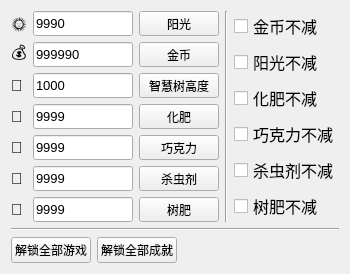
      <widget class="QWidget" name="tab">
       <attribute name="title">
        <string>资源</string>
       </attribute>
       <layout class="QGridLayout" name="gridLayout_3">
        <item row="0" column="0">
         <layout class="QHBoxLayout" name="horizontalLayout_3">
          <item>
           <layout class="QVBoxLayout" name="verticalLayout">
            <item>
             <widget class="QLabel" name="label">
              <property name="sizePolicy">
               <sizepolicy hsizetype="Fixed" vsizetype="Preferred">
                <horstretch>0</horstretch>
                <verstretch>0</verstretch>
               </sizepolicy>
              </property>
              <property name="minimumSize">
               <size>
                <width>0</width>
                <height>0</height>
               </size>
              </property>
              <property name="maximumSize">
               <size>
                <width>16777215</width>
                <height>25</height>
               </size>
              </property>
              <property name="font">
               <font>
                <family>Arial</family>
                <pointsize>12</pointsize>
                <weight>50</weight>
                <bold>false</bold>
               </font>
              </property>
              <property name="toolTipDuration">
               <number>0</number>
              </property>
              <property name="text">
               <string>🌞</string>
              </property>
              <property name="alignment">
               <set>Qt::AlignCenter</set>
              </property>
             </widget>
            </item>
            <item>
             <widget class="QLabel" name="label_2">
              <property name="sizePolicy">
               <sizepolicy hsizetype="Fixed" vsizetype="Preferred">
                <horstretch>0</horstretch>
                <verstretch>0</verstretch>
               </sizepolicy>
              </property>
              <property name="minimumSize">
               <size>
                <width>0</width>
                <height>0</height>
               </size>
              </property>
              <property name="maximumSize">
               <size>
                <width>16777215</width>
                <height>25</height>
               </size>
              </property>
              <property name="font">
               <font>
                <family>Arial</family>
                <pointsize>12</pointsize>
                <weight>50</weight>
                <bold>false</bold>
               </font>
              </property>
              <property name="text">
               <string>💰</string>
              </property>
              <property name="alignment">
               <set>Qt::AlignCenter</set>
              </property>
             </widget>
            </item>
            <item>
             <widget class="QLabel" name="label_3">
              <property name="sizePolicy">
               <sizepolicy hsizetype="Fixed" vsizetype="Preferred">
                <horstretch>0</horstretch>
                <verstretch>0</verstretch>
               </sizepolicy>
              </property>
              <property name="minimumSize">
               <size>
                <width>0</width>
                <height>0</height>
               </size>
              </property>
              <property name="maximumSize">
               <size>
                <width>16777215</width>
                <height>25</height>
               </size>
              </property>
              <property name="font">
               <font>
                <family>Arial</family>
                <pointsize>12</pointsize>
                <weight>50</weight>
                <bold>false</bold>
               </font>
              </property>
              <property name="text">
               <string>🌳</string>
              </property>
              <property name="alignment">
               <set>Qt::AlignCenter</set>
              </property>
             </widget>
            </item>
            <item>
             <widget class="QLabel" name="label_4">
              <property name="sizePolicy">
               <sizepolicy hsizetype="Fixed" vsizetype="Preferred">
                <horstretch>0</horstretch>
                <verstretch>0</verstretch>
               </sizepolicy>
              </property>
              <property name="minimumSize">
               <size>
                <width>0</width>
                <height>0</height>
               </size>
              </property>
              <property name="maximumSize">
               <size>
                <width>16777215</width>
                <height>25</height>
               </size>
              </property>
              <property name="font">
               <font>
                <family>Arial</family>
                <pointsize>12</pointsize>
                <weight>50</weight>
                <bold>false</bold>
               </font>
              </property>
              <property name="text">
               <string>🌱</string>
              </property>
              <property name="textFormat">
               <enum>Qt::AutoText</enum>
              </property>
              <property name="alignment">
               <set>Qt::AlignCenter</set>
              </property>
             </widget>
            </item>
            <item>
             <widget class="QLabel" name="label_5">
              <property name="sizePolicy">
               <sizepolicy hsizetype="Fixed" vsizetype="Preferred">
                <horstretch>0</horstretch>
                <verstretch>0</verstretch>
               </sizepolicy>
              </property>
              <property name="minimumSize">
               <size>
                <width>0</width>
                <height>0</height>
               </size>
              </property>
              <property name="maximumSize">
               <size>
                <width>16777215</width>
                <height>25</height>
               </size>
              </property>
              <property name="font">
               <font>
                <family>Arial</family>
                <pointsize>12</pointsize>
                <weight>50</weight>
                <bold>false</bold>
               </font>
              </property>
              <property name="text">
               <string>🍫</string>
              </property>
              <property name="alignment">
               <set>Qt::AlignCenter</set>
              </property>
             </widget>
            </item>
            <item>
             <widget class="QLabel" name="label_6">
              <property name="sizePolicy">
               <sizepolicy hsizetype="Fixed" vsizetype="Preferred">
                <horstretch>0</horstretch>
                <verstretch>0</verstretch>
               </sizepolicy>
              </property>
              <property name="minimumSize">
               <size>
                <width>0</width>
                <height>0</height>
               </size>
              </property>
              <property name="maximumSize">
               <size>
                <width>16777215</width>
                <height>25</height>
               </size>
              </property>
              <property name="font">
               <font>
                <family>Arial</family>
                <pointsize>12</pointsize>
                <weight>50</weight>
                <bold>false</bold>
               </font>
              </property>
              <property name="text">
               <string>🐛</string>
              </property>
              <property name="alignment">
               <set>Qt::AlignCenter</set>
              </property>
             </widget>
            </item>
            <item>
             <widget class="QLabel" name="label_7">
              <property name="sizePolicy">
               <sizepolicy hsizetype="Fixed" vsizetype="Preferred">
                <horstretch>0</horstretch>
                <verstretch>0</verstretch>
               </sizepolicy>
              </property>
              <property name="minimumSize">
               <size>
                <width>0</width>
                <height>0</height>
               </size>
              </property>
              <property name="maximumSize">
               <size>
                <width>16777215</width>
                <height>25</height>
               </size>
              </property>
              <property name="font">
               <font>
                <family>Arial</family>
                <pointsize>12</pointsize>
                <weight>50</weight>
                <bold>false</bold>
               </font>
              </property>
              <property name="text">
               <string>🌲</string>
              </property>
              <property name="alignment">
               <set>Qt::AlignCenter</set>
              </property>
             </widget>
            </item>
           </layout>
          </item>
          <item>
           <layout class="QVBoxLayout" name="verticalLayout_2">
            <item>
             <widget class="QLineEdit" name="lineEdit">
              <property name="minimumSize">
               <size>
                <width>0</width>
                <height>25</height>
               </size>
              </property>
              <property name="maximumSize">
               <size>
                <width>100</width>
                <height>16777215</height>
               </size>
              </property>
              <property name="font">
               <font>
                <family>Arial</family>
                <pointsize>10</pointsize>
                <weight>50</weight>
                <bold>false</bold>
               </font>
              </property>
              <property name="toolTip">
               <string>0~9990</string>
              </property>
              <property name="text">
               <string>9990</string>
              </property>
              <property name="placeholderText">
               <string/>
              </property>
             </widget>
            </item>
            <item>
             <widget class="QLineEdit" name="lineEdit_2">
              <property name="minimumSize">
               <size>
                <width>0</width>
                <height>25</height>
               </size>
              </property>
              <property name="maximumSize">
               <size>
                <width>100</width>
                <height>16777215</height>
               </size>
              </property>
              <property name="font">
               <font>
                <family>Arial</family>
                <pointsize>10</pointsize>
                <weight>50</weight>
                <bold>false</bold>
               </font>
              </property>
              <property name="toolTip">
               <string>0~999990</string>
              </property>
              <property name="text">
               <string>999990</string>
              </property>
              <property name="placeholderText">
               <string/>
              </property>
             </widget>
            </item>
            <item>
             <widget class="QLineEdit" name="lineEdit_3">
              <property name="minimumSize">
               <size>
                <width>0</width>
                <height>25</height>
               </size>
              </property>
              <property name="maximumSize">
               <size>
                <width>100</width>
                <height>16777215</height>
               </size>
              </property>
              <property name="font">
               <font>
                <family>Arial</family>
                <pointsize>10</pointsize>
                <weight>50</weight>
                <bold>false</bold>
               </font>
              </property>
              <property name="toolTip">
               <string>0~1000</string>
              </property>
              <property name="text">
               <string>1000</string>
              </property>
              <property name="placeholderText">
               <string/>
              </property>
             </widget>
            </item>
            <item>
             <widget class="QLineEdit" name="lineEdit_4">
              <property name="minimumSize">
               <size>
                <width>0</width>
                <height>25</height>
               </size>
              </property>
              <property name="maximumSize">
               <size>
                <width>100</width>
                <height>16777215</height>
               </size>
              </property>
              <property name="font">
               <font>
                <family>Arial</family>
                <pointsize>10</pointsize>
                <weight>50</weight>
                <bold>false</bold>
               </font>
              </property>
              <property name="toolTip">
               <string>0~999</string>
              </property>
              <property name="text">
               <string>9999</string>
              </property>
              <property name="placeholderText">
               <string/>
              </property>
             </widget>
            </item>
            <item>
             <widget class="QLineEdit" name="lineEdit_5">
              <property name="minimumSize">
               <size>
                <width>0</width>
                <height>25</height>
               </size>
              </property>
              <property name="maximumSize">
               <size>
                <width>100</width>
                <height>16777215</height>
               </size>
              </property>
              <property name="font">
               <font>
                <family>Arial</family>
                <pointsize>10</pointsize>
                <weight>50</weight>
                <bold>false</bold>
               </font>
              </property>
              <property name="toolTip">
               <string>0~999</string>
              </property>
              <property name="text">
               <string>9999</string>
              </property>
              <property name="placeholderText">
               <string/>
              </property>
             </widget>
            </item>
            <item>
             <widget class="QLineEdit" name="lineEdit_6">
              <property name="minimumSize">
               <size>
                <width>0</width>
                <height>25</height>
               </size>
              </property>
              <property name="maximumSize">
               <size>
                <width>100</width>
                <height>16777215</height>
               </size>
              </property>
              <property name="font">
               <font>
                <family>Arial</family>
                <pointsize>10</pointsize>
                <weight>50</weight>
                <bold>false</bold>
               </font>
              </property>
              <property name="toolTip">
               <string>0~999</string>
              </property>
              <property name="text">
               <string>9999</string>
              </property>
              <property name="placeholderText">
               <string/>
              </property>
             </widget>
            </item>
            <item>
             <widget class="QLineEdit" name="lineEdit_7">
              <property name="minimumSize">
               <size>
                <width>0</width>
                <height>25</height>
               </size>
              </property>
              <property name="maximumSize">
               <size>
                <width>100</width>
                <height>16777215</height>
               </size>
              </property>
              <property name="font">
               <font>
                <family>Arial</family>
                <pointsize>10</pointsize>
                <weight>50</weight>
                <bold>false</bold>
               </font>
              </property>
              <property name="toolTip">
               <string>0~999</string>
              </property>
              <property name="text">
               <string>9999</string>
              </property>
              <property name="placeholderText">
               <string/>
              </property>
             </widget>
            </item>
           </layout>
          </item>
          <item>
           <layout class="QVBoxLayout" name="verticalLayout_5">
            <item>
             <widget class="QPushButton" name="pushButton">
              <property name="sizePolicy">
               <sizepolicy hsizetype="Minimum" vsizetype="Expanding">
                <horstretch>0</horstretch>
                <verstretch>0</verstretch>
               </sizepolicy>
              </property>
              <property name="minimumSize">
               <size>
                <width>0</width>
                <height>0</height>
               </size>
              </property>
              <property name="maximumSize">
               <size>
                <width>16777215</width>
                <height>25</height>
               </size>
              </property>
              <property name="text">
               <string>阳光</string>
              </property>
             </widget>
            </item>
            <item>
             <widget class="QPushButton" name="pushButton_2">
              <property name="enabled">
               <bool>true</bool>
              </property>
              <property name="sizePolicy">
               <sizepolicy hsizetype="Minimum" vsizetype="Expanding">
                <horstretch>0</horstretch>
                <verstretch>0</verstretch>
               </sizepolicy>
              </property>
              <property name="minimumSize">
               <size>
                <width>0</width>
                <height>0</height>
               </size>
              </property>
              <property name="maximumSize">
               <size>
                <width>16777215</width>
                <height>25</height>
               </size>
              </property>
              <property name="text">
               <string>金币</string>
              </property>
             </widget>
            </item>
            <item>
             <widget class="QPushButton" name="pushButton_3">
              <property name="enabled">
               <bool>true</bool>
              </property>
              <property name="sizePolicy">
               <sizepolicy hsizetype="Minimum" vsizetype="Expanding">
                <horstretch>0</horstretch>
                <verstretch>0</verstretch>
               </sizepolicy>
              </property>
              <property name="minimumSize">
               <size>
                <width>0</width>
                <height>0</height>
               </size>
              </property>
              <property name="maximumSize">
               <size>
                <width>16777215</width>
                <height>25</height>
               </size>
              </property>
              <property name="text">
               <string>智慧树高度</string>
              </property>
             </widget>
            </item>
            <item>
             <widget class="QPushButton" name="pushButton_4">
              <property name="enabled">
               <bool>true</bool>
              </property>
              <property name="sizePolicy">
               <sizepolicy hsizetype="Minimum" vsizetype="Expanding">
                <horstretch>0</horstretch>
                <verstretch>0</verstretch>
               </sizepolicy>
              </property>
              <property name="minimumSize">
               <size>
                <width>0</width>
                <height>0</height>
               </size>
              </property>
              <property name="maximumSize">
               <size>
                <width>16777215</width>
                <height>25</height>
               </size>
              </property>
              <property name="text">
               <string>化肥</string>
              </property>
             </widget>
            </item>
            <item>
             <widget class="QPushButton" name="pushButton_5">
              <property name="enabled">
               <bool>true</bool>
              </property>
              <property name="sizePolicy">
               <sizepolicy hsizetype="Minimum" vsizetype="Expanding">
                <horstretch>0</horstretch>
                <verstretch>0</verstretch>
               </sizepolicy>
              </property>
              <property name="minimumSize">
               <size>
                <width>0</width>
                <height>0</height>
               </size>
              </property>
              <property name="maximumSize">
               <size>
                <width>16777215</width>
                <height>25</height>
               </size>
              </property>
              <property name="text">
               <string>巧克力</string>
              </property>
             </widget>
            </item>
            <item>
             <widget class="QPushButton" name="pushButton_6">
              <property name="enabled">
               <bool>true</bool>
              </property>
              <property name="sizePolicy">
               <sizepolicy hsizetype="Minimum" vsizetype="Expanding">
                <horstretch>0</horstretch>
                <verstretch>0</verstretch>
               </sizepolicy>
              </property>
              <property name="minimumSize">
               <size>
                <width>0</width>
                <height>0</height>
               </size>
              </property>
              <property name="maximumSize">
               <size>
                <width>16777215</width>
                <height>25</height>
               </size>
              </property>
              <property name="text">
               <string>杀虫剂</string>
              </property>
             </widget>
            </item>
            <item>
             <widget class="QPushButton" name="pushButton_7">
              <property name="enabled">
               <bool>true</bool>
              </property>
              <property name="sizePolicy">
               <sizepolicy hsizetype="Minimum" vsizetype="Expanding">
                <horstretch>0</horstretch>
                <verstretch>0</verstretch>
               </sizepolicy>
              </property>
              <property name="minimumSize">
               <size>
                <width>0</width>
                <height>0</height>
               </size>
              </property>
              <property name="maximumSize">
               <size>
                <width>16777215</width>
                <height>25</height>
               </size>
              </property>
              <property name="text">
               <string>树肥</string>
              </property>
             </widget>
            </item>
           </layout>
          </item>
         </layout>
        </item>
        <item row="0" column="1">
         <widget class="Line" name="line">
          <property name="orientation">
           <enum>Qt::Vertical</enum>
          </property>
         </widget>
        </item>
        <item row="0" column="2">
         <layout class="QVBoxLayout" name="verticalLayout_4">
          <item>
           <widget class="QCheckBox" name="checkBox_4">
            <property name="font">
             <font>
              <family>Arial</family>
              <pointsize>12</pointsize>
              <weight>50</weight>
              <bold>false</bold>
             </font>
            </property>
            <property name="text">
             <string>金币不减</string>
            </property>
           </widget>
          </item>
          <item>
           <widget class="QCheckBox" name="checkBox_5">
            <property name="font">
             <font>
              <family>Arial</family>
              <pointsize>12</pointsize>
              <weight>50</weight>
              <bold>false</bold>
             </font>
            </property>
            <property name="text">
             <string>阳光不减</string>
            </property>
           </widget>
          </item>
          <item>
           <widget class="QCheckBox" name="checkBox_7">
            <property name="font">
             <font>
              <family>Arial</family>
              <pointsize>12</pointsize>
              <weight>50</weight>
              <bold>false</bold>
             </font>
            </property>
            <property name="text">
             <string>化肥不减</string>
            </property>
           </widget>
          </item>
          <item>
           <widget class="QCheckBox" name="checkBox_6">
            <property name="font">
             <font>
              <family>Arial</family>
              <pointsize>12</pointsize>
              <weight>50</weight>
              <bold>false</bold>
             </font>
            </property>
            <property name="text">
             <string>巧克力不减</string>
            </property>
           </widget>
          </item>
          <item>
           <widget class="QCheckBox" name="checkBox_8">
            <property name="font">
             <font>
              <family>Arial</family>
              <pointsize>12</pointsize>
              <weight>50</weight>
              <bold>false</bold>
             </font>
            </property>
            <property name="text">
             <string>杀虫剂不减</string>
            </property>
           </widget>
          </item>
          <item>
           <widget class="QCheckBox" name="checkBox_9">
            <property name="font">
             <font>
              <family>Arial</family>
              <pointsize>12</pointsize>
              <weight>50</weight>
              <bold>false</bold>
             </font>
            </property>
            <property name="text">
             <string>树肥不减</string>
            </property>
           </widget>
          </item>
         </layout>
        </item>
        <item row="1" column="0" colspan="3">
         <widget class="Line" name="line_3">
          <property name="orientation">
           <enum>Qt::Horizontal</enum>
          </property>
         </widget>
        </item>
        <item row="2" column="0">
         <layout class="QHBoxLayout" name="horizontalLayout_2">
          <item>
           <widget class="QPushButton" name="pushButton_12">
            <property name="sizePolicy">
             <sizepolicy hsizetype="Fixed" vsizetype="Fixed">
              <horstretch>0</horstretch>
              <verstretch>0</verstretch>
             </sizepolicy>
            </property>
            <property name="minimumSize">
             <size>
              <width>0</width>
              <height>25</height>
             </size>
            </property>
            <property name="text">
             <string>解锁全部游戏</string>
            </property>
           </widget>
          </item>
          <item>
           <widget class="QPushButton" name="pushButton_13">
            <property name="sizePolicy">
             <sizepolicy hsizetype="Fixed" vsizetype="Fixed">
              <horstretch>0</horstretch>
              <verstretch>0</verstretch>
             </sizepolicy>
            </property>
            <property name="minimumSize">
             <size>
              <width>0</width>
              <height>25</height>
             </size>
            </property>
            <property name="text">
             <string>解锁全部成就</string>
            </property>
           </widget>
          </item>
          <item>
           <spacer name="horizontalSpacer_2">
            <property name="orientation">
             <enum>Qt::Horizontal</enum>
            </property>
            <property name="sizeHint" stdset="0">
             <size>
              <width>40</width>
              <height>20</height>
             </size>
            </property>
           </spacer>
          </item>
         </layout>
        </item>
       </layout>
      </widget>
